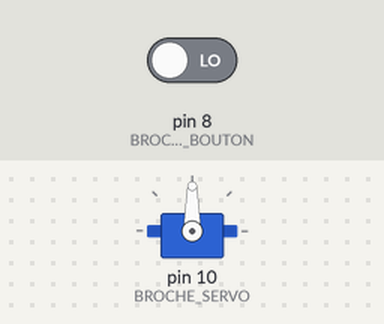
Bench run of a sketch on a simulated Arduino Uno, built with avr-gcc and run on an emulated ATmega328P. Parts: servo. The inputs (shaded band) are chosen by the test bench; at power-on: pin 8 (BROCHE_BOUTON) LOW.

Above: at 1.2 s.
1.3 s: pin 8 (BROCHE_BOUTON) driven HIGH
At 4.2 s:
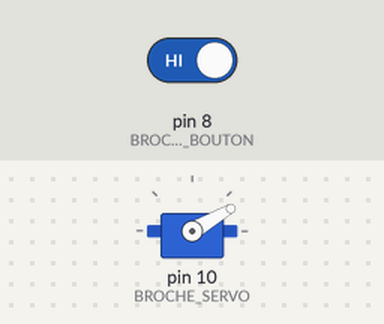
At 8.5 s:
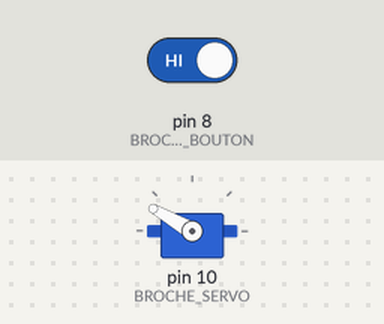
Timing chart, 0 to 16.3 s (numbered marks = the images above; inputs shaded):
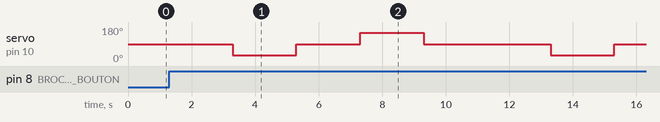

The sketch:

code_arduino_servomoteur.ino
```cpp
/*
 * Controler le mouvement d'un servomoteur
 * Quimper, La Baleine, 1er mai 2018, pierre <at> lesporteslogiques.net
 * Debian 7 wheezy @ zibu / arduino 1.8.2
 */

#include <Servo.h>

#define BROCHE_SERVO     10
#define BROCHE_BOUTON    8

Servo servo;                     // créer l'objet Servo associé au servomoteur


void setup() {
  servo.attach(BROCHE_SERVO);    // relier le servomoteur à la broche définie
  pinMode(BROCHE_BOUTON, INPUT); // définir la broche du bouton en entrée
}


void loop() {

  if (digitalRead(BROCHE_BOUTON) == HIGH) {

    digitalWrite(13, HIGH);      // allumer la led de la carte arduino
    servo.write(90);             // replacer le servomoteur au centre, s'il ne l'était pas...
    delay(2000);
    digitalWrite(13, LOW);       // éteindre la led

    servo.write(30);             // déplacer le servomoteur au max. du sens des aiguilles d'une montre
    delay(2000);                 // pause de 2000 millisecondes ( = 2 secondes!)

    servo.write(90);             // déplacer le servomoteur au centre
    delay(2000);

    servo.write(150);            // déplacer le servomoteur au max. du sens inverse des aiguilles d'une montre
    delay(2000);

    servo.write(90);             // replacer le servomoteur au centre
    delay(2000);

  } else {

    delay(50);
  }
}
```

Measured:
- after the input at 1.3 s, servo on pin 10 (BROCHE_SERVO): 90° → 30° after 2.0 s, → 90° 2.0 s later, → 150° 2.0 s later, → 90° 2.0 s later, … (6 changes in this stretch)
